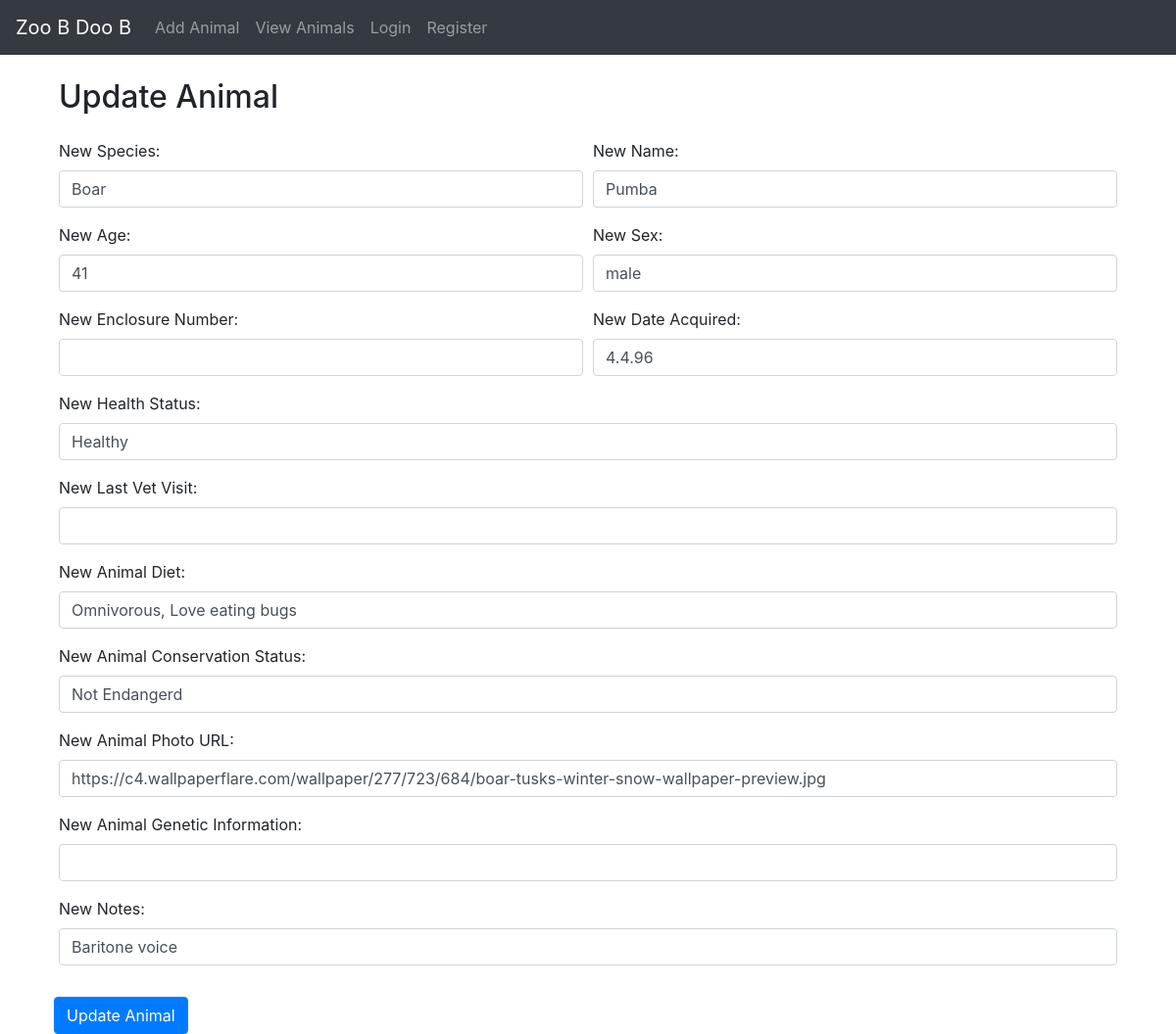
The page /update_animal/2 on the database its author committed.
### tables this page shows
CREATE TABLE animals (
        animal_id INTEGER PRIMARY KEY AUTOINCREMENT,
        species VARCHAR(50) NOT NULL,
        name VARCHAR(50) NOT NULL,
        age INT,
        sex VARCHAR(10),
        enclosure_number INT,
        date_acquired DATE,
        health_status VARCHAR(50),
        last_vet_visit DATE,
        diet VARCHAR(100),
        conservation_status VARCHAR(50),
        image_url VARCHAR(255),
        genetic_information TEXT,
        notes TEXT
    );

### app.py (the view, shortened to what this page needs)
@app.route('/update_animal/<int:animal_id>', methods=['GET', 'POST'])
def update_animal(animal_id):
    cur.execute("SELECT * FROM animals WHERE animal_id=?", (animal_id,))
    animal_tuple = cur.fetchone()
    if animal_tuple:
        animal = {
            'animal_id': animal_tuple[0],
            'species': animal_tuple[1],
            'name': animal_tuple[2],
            'age': animal_tuple[3],
            'sex': animal_tuple[4],
            'enclosure_number': animal_tuple[5],
            'date_acquired': animal_tuple[6],
            'health_status': animal_tuple[7],
            'last_vet_visit' : animal_tuple[8],
            'diet' : animal_tuple[9],
            'conservation_status' : animal_tuple[10],
            'image_url': animal_tuple[11],
            'genetic_information' : animal_tuple[12],
            'notes' : animal_tuple[13]
        }
        return render_template("update_animal.html", animal=animal)

### templates/update_animal.html (shortened to what this page needs)
{% extends "layout.html" %}
{% block content %}
    <div class="container mt-4">
        <h2 class="mb-4">Update Animal</h2>
        <form method="post" action="{{ url_for('update_animal', animal_id=animal['animal_id']) }}">
            <div class="form-row">
                <div class="form-group col-md-6">
                    <label for="new_species">New Species:</label>
                    <input type="text" class="form-control" id="new_species" name="new_species" value="{{ animal['species'] }}">
                </div>
                <div class="form-group col-md-6">
                    <label for="new_name">New Name:</label>
                    <input type="text" class="form-control" id="new_name" name="new_name" value="{{ animal['name'] }}">
                </div>
            </div>
            <div class="form-row">
                <div class="form-group col-md-6">
                    <label for="new_age">New Age:</label>
                    <input type="text" class="form-control" id="new_age" name="new_age" value="{{ animal['age'] }}">
                </div>
                <div class="form-group col-md-6">
                    <label for="new_sex">New Sex:</label>
                    <input type="text" class="form-control" id="new_sex" name="new_sex" value="{{ animal['sex'] }}">
                </div>
            </div>
            <div class="form-row">
                <div class="form-group col-md-6">
                    <label for="new_enclosure_number">New Enclosure Number:</label>
                    <input type="text" class="form-control" id="new_enclosure_number" name="new_enclosure_number" value="{{ animal['enclosure_number'] }}">
                </div>
                <div class="form-group col-md-6">
                    <label for="new_date_acquired">New Date Acquired:</label>
                    <input type="text" class="form-control" id="new_date_acquired" name="new_date_acquired" value="{{ animal['date_acquired'] }}">
                </div>
            </div>
            <div class="form-row">
                <div class="form-group col-md-12">
                    <label for="new_health_status">New Health Status:</label>
                    <input type="text" class="form-control" id="new_health_status" name="new_health_status" value="{{ animal['health_status'] }}">
                </div>
            </div>
            <div class="form-row">
                <div class="form-group col-md-12">
                    <label for="new_last_vet_visit">New Last Vet Visit:</label>
                    <input type="text" class="form-control" id="new_last_vet_visit" name="new_last_vet_visit" value="{{ animal['last_vet_visit'] }}">
                </div>
            </div>
            <div class="form-row">
                <div class="form-group col-md-12">
                    <label for="new_diet">New Animal Diet:</label>
                    <input type="text" class="form-control" id="new_diet" name="new_diet" value="{{ animal['diet'] }}">
                </div>
            </div>
            <div class="form-row">
                <div class="form-group col-md-12">
                    <label for="new_conservation_status">New Animal Conservation Status:</label>
                    <input type="text" class="form-control" id="new_conservation_status" name="new_conservation_status" value="{{ animal['conservation_status'] }}">
                </div>
            </div>
            <div class="form-row">
                <div class="form-group col-md-12">
                    <label for="new_image_url">New Animal Photo URL:</label>
                    <input type="text" class="form-control" id="new_image_url" name="new_image_url" value="{{ animal['image_url'] }}">
                </div>
            </div>
            <div class="form-row">
                <div class="form-group col-md-12">
                    <label for="new_genetic_information">New Animal Genetic Information:</label>
                    <input type="text" class="form-control" id="new_genetic_information" name="new_genetic_information" value="{{ animal['genetic_information'] }}">
                </div>
            </div>
            <div class="form-row">
                <div class="form-group col-md-12">
                    <label for="new_notes">New Notes:</label>
                    <input type="text" class="form-control" id="new_notes" name="new_notes" value="{{ animal['notes'] }}">
                </div>
            <button type="submit" class="btn btn-primary mt-3">Update Animal</button>
        </form>
    </div>
{% endblock %}

### static/style.css (style rules this page uses)
body, h1, h2, h3, p, ul, li { margin: 0; padding: 0; }
body { font-family: 'Arial', sans-serif; background-color: #d2e2cf; color: #333; }
.container { max-width: 800px; margin: 0 auto; }

### rows shown on the page
animals: new_species "Boar", new_name "Pumba", new_age "41", new_sex "male", new_date_acquired "4.4.96", new_health_status "Healthy", new_diet "Omnivorous, Love eating bugs", new_conservation_status "Not Endangerd", new_image_url "https://c4.wallpaperflare.com/wallpaper/277/723/684/boar-tusks-winter-snow-wallpaper-preview.jpg", new_notes "Baritone voice"
